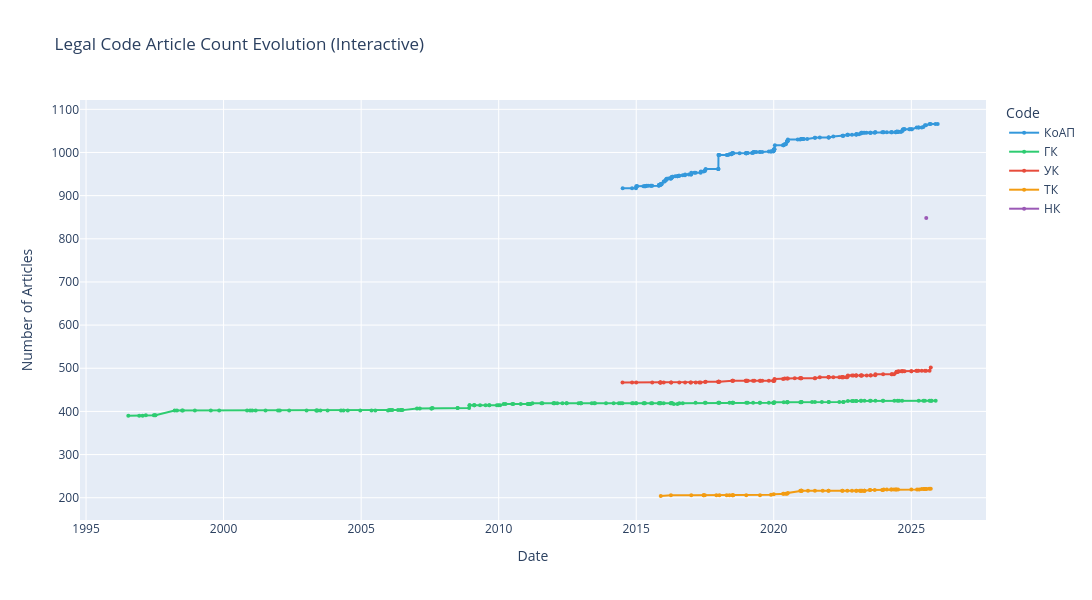

Notebook cell for this chart:
### Code cell
# Interactive plot with Plotly
fig = px.line(
    versions_df,
    x='version_date',
    y='article_count',
    color='code_short',
    color_discrete_map={info['short']: info['color'] for info in CODES.values()},
    title='Legal Code Article Count Evolution (Interactive)',
    labels={
        'version_date': 'Date',
        'article_count': 'Number of Articles',
        'code_short': 'Code'
    },
    hover_data=['version_number', 'version_status']
)

fig.update_traces(mode='lines+markers', marker=dict(size=4))
fig.update_layout(width=1200, height=600, hovermode='x unified')
fig.write_html(OUTPUT_DIR / "article_count_evolution_interactive.html")
fig.show()
